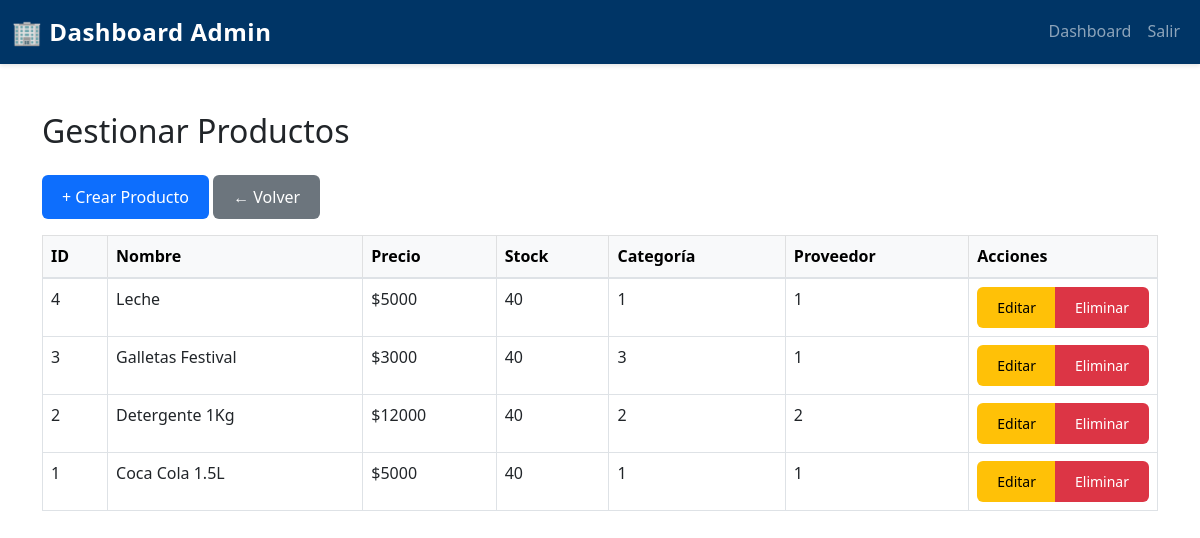
/FRONTEND/index.php?route=admin/producto/listar (signed in), run on the app's committed database.
### tables this page shows
CREATE TABLE `producto` (
  `idPRODUCTO` int(11) NOT NULL,
  `nomPRODUCTO` varchar(50) DEFAULT NULL,
  `marcaPRODUCTO` varchar(25) DEFAULT NULL,
  `precioPRODUCTO` int(11) DEFAULT NULL,
  `cantidadenstockPRODUCTO` int(11) DEFAULT NULL,
  `fechaingrePRODUCTO` date DEFAULT NULL,
  `unidadMedidaPRODUCTO` varchar(15) DEFAULT NULL,
  `fotoPRODUCTO` varchar(255) DEFAULT NULL,
  `idCATEGORIA` int(11) DEFAULT NULL,
  `idPROVEEDOR` int(11) DEFAULT NULL,
  `destacado` tinyint(1) NOT NULL DEFAULT 0
);

### FRONTEND/models/ProductoModel.php (called while the page is built, shortened)
<?php
class ProductoModel {
    private $db;
    public function __construct($database) {
        $this->db = $database;
    }
    public function obtenerTodos() {
        $query = "SELECT p.*, c.nomCATEGORIA, pr.nomPROVEEDOR
                  FROM producto p
                  LEFT JOIN categoria c ON p.idCATEGORIA = c.idCATEGORIA
                  LEFT JOIN proveedor pr ON p.idPROVEEDOR = pr.idPROVEEDOR
                  ORDER BY p.idPRODUCTO DESC";
        $stmt = $this->db->prepare($query);
        $stmt->execute();
        return $stmt->fetchAll(PDO::FETCH_ASSOC);
    }
}

### FRONTEND/views/admin/listar_productos.php (the view, shortened to what this page needs)
<?php
require_once __DIR__ . '/../../models/ProductoModel.php';
$db = new Database();
$conn = $db->connect();
$productoModel = new ProductoModel($conn);
$productos = $productoModel->obtenerTodos();
?>
<!DOCTYPE html>
<html lang="es">
<head>
    <link href="https://cdn.jsdelivr.net/npm/bootstrap@5.3.0/dist/css/bootstrap.min.css" rel="stylesheet">
    <link rel="stylesheet" href="assets/css/styles.css">
</head>
<body>
<nav class="navbar navbar-expand-lg navbar-dark bg-dark-blue">
    <div class="container-fluid">
        <a class="navbar-brand fw-bold" href="index.php?route=admin/dashboard">🏢 Dashboard Admin</a>
        <div class="collapse navbar-collapse" id="navbarNav">
            <ul class="navbar-nav ms-auto">
                <li class="nav-item"><a class="nav-link" href="index.php?route=admin/dashboard">Dashboard</a></li>
                <li class="nav-item"><a class="nav-link" href="index.php?route=logout">Salir</a></li>
            </ul>
        </div>
    </div>
</nav>
<div class="container my-5">
    <h2 class="mb-4">Gestionar Productos</h2>
    <a href="index.php?route=admin/producto/crear" class="btn btn-primary mb-3">+ Crear Producto</a>
    <a href="index.php?route=admin/dashboard" class="btn btn-secondary mb-3">← Volver</a>
    <table class="table table-bordered table-hover">
        <thead class="table-light">
            <tr>
                <th>ID</th>
                <th>Nombre</th>
                <th>Precio</th>
                <th>Stock</th>
                <th>Categoría</th>
                <th>Proveedor</th>
                <th style="width: 150px;">Acciones</th>
            </tr>
        </thead>
        <tbody>
        <?php foreach ($productos as $p): ?>
            <tr>
                <td><?= $p['idPRODUCTO'] ?></td>
                <td><?= $p['nomPRODUCTO'] ?></td>
                <td>$<?= $p['precioPRODUCTO'] ?></td>
                <td><?= $p['cantidadenstockPRODUCTO'] ?></td>
                <td><?= $p['idCATEGORIA'] ?></td>
                <td><?= $p['idPROVEEDOR'] ?></td>
                <td>
                    <div class="btn-group">
                        <a href="index.php?route=admin/producto/editar&id=<?= $p['idPRODUCTO'] ?>"
                           class="btn btn-sm btn-warning">Editar</a>
                        <a href="index.php?route=admin/producto/eliminar&id=<?= $p['idPRODUCTO'] ?>"
                           class="btn btn-sm btn-danger"
                           onclick="return confirm('¿Eliminar este producto?');">Eliminar</a>
                    </div>
                </td>
            </tr>
        <?php endforeach; ?>
        </tbody>
    </table>
</div>
</body>
</html>

### FRONTEND/assets/css/styles.css (style rules this page uses)
:root { --primary-blue: #0d6efd; --dark-blue: #003566; --white: #ffffff; --light-gray: #f8f9fa; --text-dark: #212529; --border-color: #dee2e6; }
* { margin: 0; padding: 0; box-sizing: border-box; }
body { font-family: 'Segoe UI', Tahoma, Geneva, Verdana, sans-serif; line-height: 1.6; color: var(--text-dark); background-color: #ffffff; }
.bg-dark-blue { background-color: var(--dark-blue) !important; }
.navbar { box-shadow: 0 2px 4px rgba(0, 0, 0, 0.1); }
.navbar-brand { font-size: 1.5rem; letter-spacing: 0.5px; }
.nav-link { transition: color 0.3s ease; font-weight: 500; }
.btn { border-radius: 6px; font-weight: 500; transition: all 0.3s ease; border: none; padding: 10px 20px; }
.btn-primary { background-color: var(--primary-blue); color: white; }
.btn-secondary { background-color: #6c757d; }
.btn-danger { background-color: #dc3545; }
.btn-warning { background-color: #ffc107; color: #000; }
.table { margin-bottom: 0; }
.table thead { border-bottom: 2px solid var(--border-color); }

### data on the page
producto: idPRODUCTO "4", nomPRODUCTO "Leche", precioPRODUCTO "5000", cantidadenstockPRODUCTO "40", idCATEGORIA "1", idPROVEEDOR "1"
producto: idPRODUCTO "3", nomPRODUCTO "Galletas Festival", precioPRODUCTO "3000", cantidadenstockPRODUCTO "40", idCATEGORIA "3", idPROVEEDOR "1"
producto: idPRODUCTO "2", nomPRODUCTO "Detergente 1Kg", precioPRODUCTO "12000", cantidadenstockPRODUCTO "40", idCATEGORIA "2", idPROVEEDOR "2"
producto: idPRODUCTO "1", nomPRODUCTO "Coca Cola 1.5L", precioPRODUCTO "5000", cantidadenstockPRODUCTO "40", idCATEGORIA "1", idPROVEEDOR "1"
